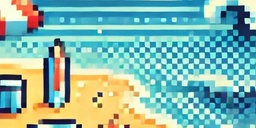
#> input picture Beach.jpg, 256 x 128 px, shrunk from 512 x 256 before the run
$ python -i filters.py   (imports and definitions only)
#> lines starting #> are read from the running program, lines starting #| are printed output that depends on the picture
#> further down, picture is the input picture: PIL image 256x128 RGB; mean R, G, B 133.9, 183.1, 172.2
# BASIC FITLER APPLICATION
# SEE filter.py -h for more information

# START IMPORTS
from PIL import Image
import math
import random
import argparse
# END IMPORTS

# ALL filters below translate to a specific color palette via focusing specific colors in ( additive color mixing ?)
# ------ START BASE COLOR FILTERS ------ #
# [82 lines left out: functions gray_filter, sepia_filter, yellow_filter, blue_filter, dither, not called in this run]
    # [16 lines of commented-out code are left out]

def blur(image):
    size = image.size
#> size = (256, 128)
    # Blur via increasing kernel size
    new_image = image
    size_of_kernel = 3

    for x in range(size[0]):
        for y in range(size[1]):
            current_pixel = image.getpixel((x,y))
            current_av = [0,0,0]
            count = 0
            numbers = []
            # Check and average the full kernel

            for x1 in range(size_of_kernel):
                if x - x1 > 0:
                    count += 1
                    new_pixel = image.getpixel((x-x1,y))
                    current_av[0] += new_pixel[0]
                    current_av[1] += new_pixel[1]
                    current_av[2] += new_pixel[2]

                if x + x1 < size[0]:
                    count += 1
                    new_pixel = image.getpixel((x+x1,y))
                    current_av[0] += new_pixel[0]
                    current_av[1] += new_pixel[1]
                    current_av[2] += new_pixel[2]

                for y1 in range(size_of_kernel):
                    if y - y1 > 0:
                        count += 1
                        new_pixel = image.getpixel((x,y-y1))
                        current_av[0] += new_pixel[0]
                        current_av[1] += new_pixel[1]
                        current_av[2] += new_pixel[2]

                    if y + y1 < size[1]:
                        count += 1
                        new_pixel = image.getpixel((x,y+y1))
                        current_av[0] += new_pixel[0]
                        current_av[1] += new_pixel[1]
                        current_av[2] += new_pixel[2]


                    if y + y1 < size[1] and x + x1 < size[0]:
                        count += 1
                        new_pixel = image.getpixel((x+x1,y+y1))
                        current_av[0] += new_pixel[0]
                        current_av[1] += new_pixel[1]
                        current_av[2] += new_pixel[2]

                    if y + y1 < size[1] and x - x1 > 0:
                        count += 1
                        new_pixel = image.getpixel((x-x1,y+y1))
                        current_av[0] += new_pixel[0]
                        current_av[1] += new_pixel[1]
                        current_av[2] += new_pixel[2]

                    if y - y1 > 0 and x + x1 < size[0]:
                        count += 1
                        new_pixel = image.getpixel((x+x1,y-y1))
                        current_av[0] += new_pixel[0]
                        current_av[1] += new_pixel[1]
                        current_av[2] += new_pixel[2]

                    if y - y1 > 0 and x - x1 > 0:
                        count += 1
                        new_pixel = image.getpixel((x-x1,y-y1))
                        current_av[0] += new_pixel[0]
                        current_av[1] += new_pixel[1]
                        current_av[2] += new_pixel[2]

            count += 1
            current_av[0] = math.floor((current_av[0] + current_pixel[0]) / count)
            current_av[1] = math.floor((current_av[1] + current_pixel[1]) / count)
            current_av[2] = math.floor((current_av[2] + current_pixel[2]) / count)
            count = 0


                    #if count > 60:
                    #    print(len(numbers))

                        #print(numbers)
            new_image.putpixel((x,y),(current_av[0],current_av[1],current_av[2]))
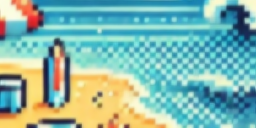
#> new_image: PIL image 256x128 RGB; mean R, G, B 133.1, 182.3, 171.4
            #print(count)
    return new_image

>>> from PIL import Image
>>> picture = Image.open('Beach.jpg')
>>> result = blur(picture)
